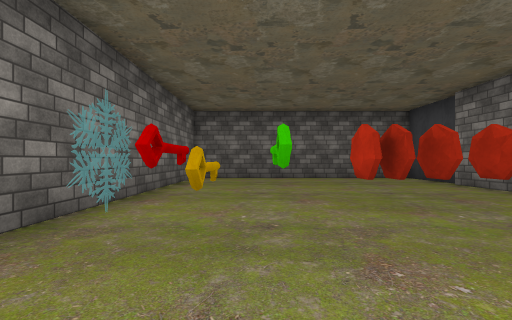
view 1 (above)

16 first-person views from a walk through a 3-D level made in the Unity game engine. The camera is 1.3 m above the floor, looks level and sees 90° across. The floor is counted in squares, 2 m on a side. Each view is taken from the middle of a square. On the plan, view 1 faces up. The plan holds only what a view shows up to about 9 squares ahead; the rest is blank. The place goes on beyond the plan. The player is left out. Some surface patterns are stand-ins.

view 2
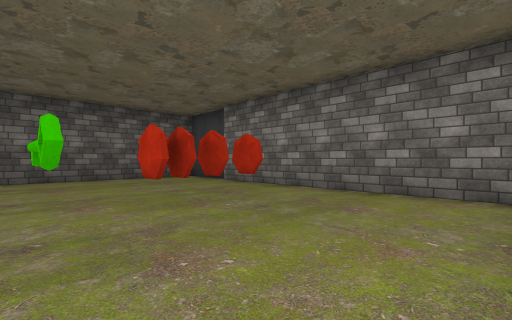

view 3
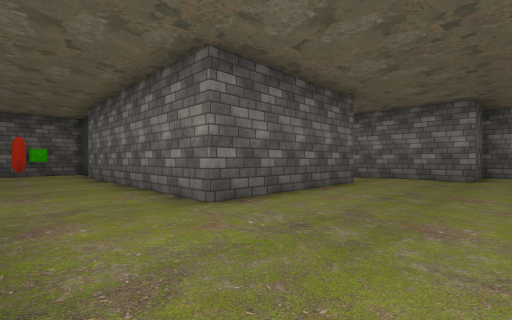

view 4
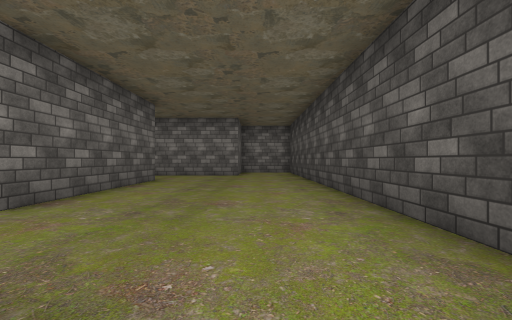

view 5
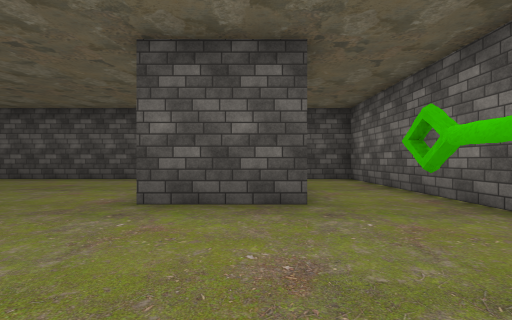

view 6
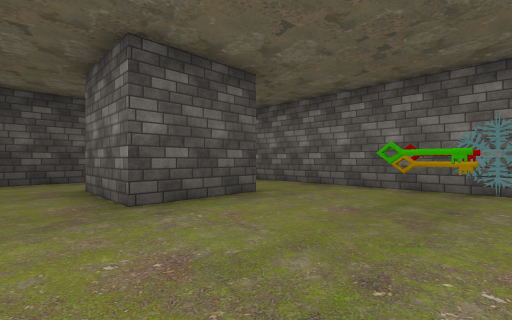

view 7
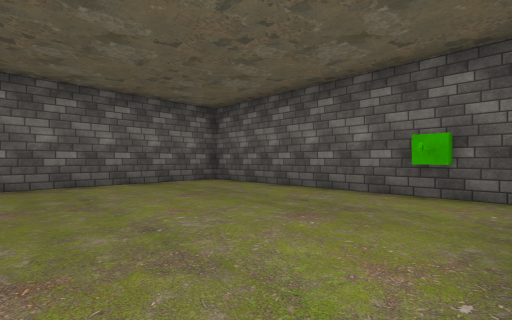

view 8
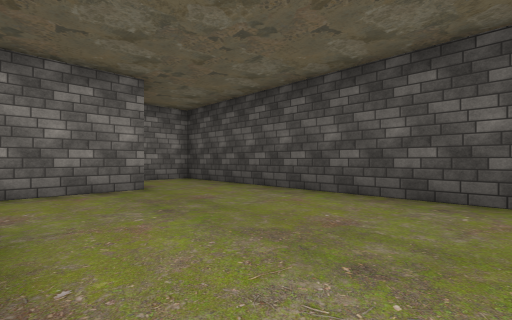

view 9
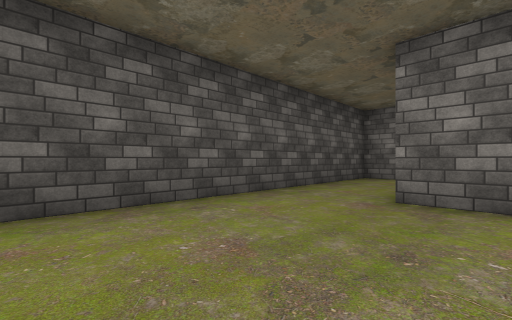

view 10
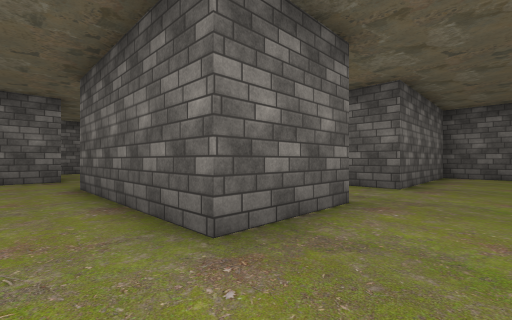

view 11
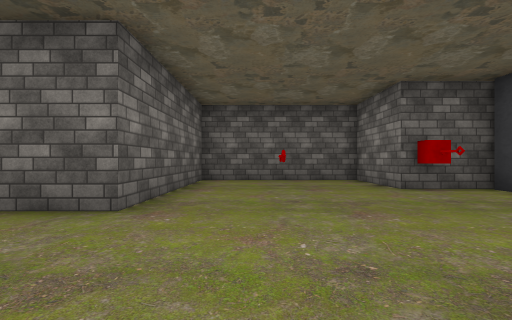

view 12
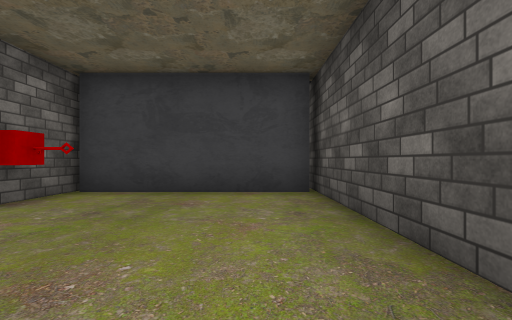

view 13
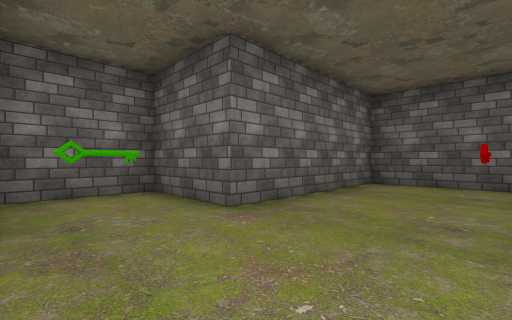

view 14
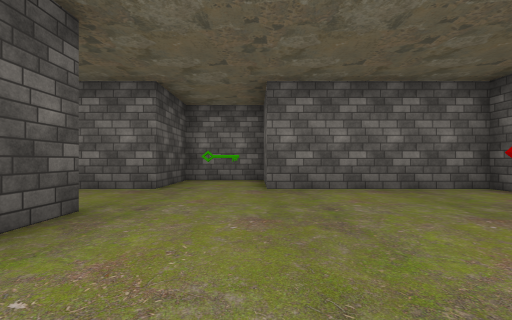

view 15
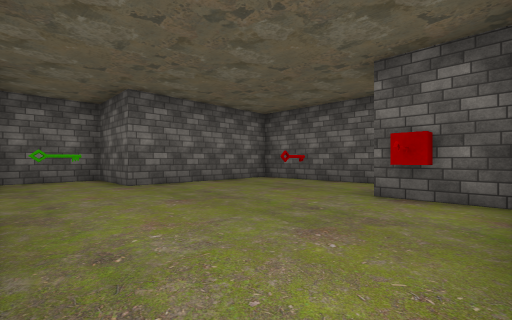

view 16
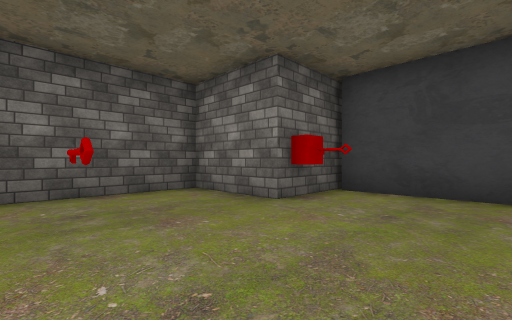

### Floor plan
Points are (right, up) in squares from view 1. A wall is a line through its corners. A room is listed if a view was taken in it or the views show most of it. See-through windows are left out.
Room 1 (views 1, 2, 3, 4, 5, 6, 7, 8, 9, 10)
walls: (0.1, -0.7) (2.7, -0.7) (2.7, -3.2); (10.3, -0.8) (5.3, -0.8) (5.3, 6.8); (5.5, 8.4) (5.5, 9); (5, 9.3) (-2.2, 9.3) (-2.2, -5.8) (15, -5.8); (14.8, -3.3) (12.7, -3.3) (12.7, -1); (15.3, -5.5) (15.3, -3.5)
ways out: opening at (11.5, 0.5) to room 2
objects: other object (0, 2); other object (2, 4); other object (3, 4); other object (4, 9)
Room 2 (views 11, 12, 13, 14, 15, 16)
walls: (12.8, 1.7) (18, 1.7); (15.3, 7.4) (15.3, 9.3) (10.3, 9.3) (10.3, 4.3) (7.8, 4.3) (7.8, 1.7) (10.3, 1.7) (10.3, -0.8); (17.5, 6.7) (16.4, 6.7); (17.2, 1.9) (17.2, 6.6)
ways out: opening at (11.5, 0.5) to room 1

Positions as (right, up) in squares from view 1, and headings:
1: (0, 0), facing up
2: (0, 0), facing up-right
3: (3, -4), facing up-right
4: (2, -4), facing right
5: (1, 3), facing down
6: (4, 3), facing down-left
7: (5, 4), facing up-left
8: (7, -1), facing down-right
9: (7, -2), facing down-left
10: (12, -2), facing up-left
11: (12, 1), facing up
12: (12, 3), facing right
13: (13, 2), facing up-left
14: (16, 4), facing left
15: (17, 2), facing up-left
16: (12, 4), facing up-right
